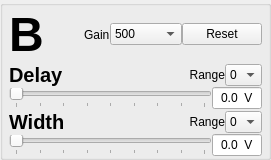
        <widget class="QGroupBox" name="groupBox_subchannel_B">
         <property name="minimumSize">
          <size>
           <width>270</width>
           <height>160</height>
          </size>
         </property>
         <property name="title">
          <string/>
         </property>
         <property name="flat">
          <bool>true</bool>
         </property>
         <layout class="QVBoxLayout" name="verticalLayout_8">
          <property name="spacing">
           <number>0</number>
          </property>
          <property name="leftMargin">
           <number>6</number>
          </property>
          <property name="topMargin">
           <number>0</number>
          </property>
          <property name="rightMargin">
           <number>6</number>
          </property>
          <property name="bottomMargin">
           <number>0</number>
          </property>
          <item>
           <layout class="QHBoxLayout" name="horizontalLayout_32">
            <item>
             <widget class="QLabel" name="label_24">
              <property name="font">
               <font>
                <pointsize>36</pointsize>
                <bold>true</bold>
               </font>
              </property>
              <property name="text">
               <string>B</string>
              </property>
             </widget>
            </item>
            <item>
             <spacer name="horizontalSpacer_39">
              <property name="orientation">
               <enum>Qt::Horizontal</enum>
              </property>
              <property name="sizeHint" stdset="0">
               <size>
                <width>40</width>
                <height>20</height>
               </size>
              </property>
             </spacer>
            </item>
            <item>
             <widget class="QLabel" name="label_psd_gain_a_2">
              <property name="text">
               <string>Gain</string>
              </property>
             </widget>
            </item>
            <item>
             <widget class="QComboBox" name="comboBox_psd_gain_b">
              <property name="minimumSize">
               <size>
                <width>72</width>
                <height>0</height>
               </size>
              </property>
              <item>
               <property name="text">
                <string>500</string>
               </property>
              </item>
              <item>
               <property name="text">
                <string>1000</string>
               </property>
              </item>
              <item>
               <property name="text">
                <string>2000</string>
               </property>
              </item>
              <item>
               <property name="text">
                <string>5000</string>
               </property>
              </item>
              <item>
               <property name="text">
                <string>10000</string>
               </property>
              </item>
              <item>
               <property name="text">
                <string>20000</string>
               </property>
              </item>
              <item>
               <property name="text">
                <string>50000</string>
               </property>
              </item>
              <item>
               <property name="text">
                <string>100000</string>
               </property>
              </item>
             </widget>
            </item>
            <item>
             <widget class="QPushButton" name="pushButton_psd_reset_subchannel_b">
              <property name="text">
               <string>Reset</string>
              </property>
             </widget>
            </item>
           </layout>
          </item>
          <item>
           <layout class="QVBoxLayout" name="verticalLayout_9">
            <item>
             <layout class="QHBoxLayout" name="horizontalLayout_36">
              <item>
               <widget class="QLabel" name="label_25">
                <property name="font">
                 <font>
                  <pointsize>15</pointsize>
                  <bold>true</bold>
                 </font>
                </property>
                <property name="text">
                 <string>Delay</string>
                </property>
               </widget>
              </item>
              <item>
               <spacer name="horizontalSpacer_40">
                <property name="orientation">
                 <enum>Qt::Horizontal</enum>
                </property>
                <property name="sizeHint" stdset="0">
                 <size>
                  <width>40</width>
                  <height>20</height>
                 </size>
                </property>
               </spacer>
              </item>
              <item>
               <widget class="QLabel" name="label_psd_delay_range_b">
                <property name="layoutDirection">
                 <enum>Qt::RightToLeft</enum>
                </property>
                <property name="text">
                 <string>Range</string>
                </property>
                <property name="alignment">
                 <set>Qt::AlignRight|Qt::AlignTrailing|Qt::AlignVCenter</set>
                </property>
               </widget>
              </item>
              <item>
               <widget class="QComboBox" name="comboBox_psd_delay_range_b">
                <property name="sizePolicy">
                 <sizepolicy hsizetype="Fixed" vsizetype="Fixed">
                  <horstretch>0</horstretch>
                  <verstretch>0</verstretch>
                 </sizepolicy>
                </property>
                <property name="minimumSize">
                 <size>
                  <width>10</width>
                  <height>0</height>
                 </size>
                </property>
                <property name="maximumSize">
                 <size>
                  <width>60</width>
                  <height>16777215</height>
                 </size>
                </property>
                <item>
                 <property name="text">
                  <string>0</string>
                 </property>
                </item>
                <item>
                 <property name="text">
                  <string>1</string>
                 </property>
                </item>
                <item>
                 <property name="text">
                  <string>2</string>
                 </property>
                </item>
                <item>
                 <property name="text">
                  <string>3</string>
                 </property>
                </item>
               </widget>
              </item>
             </layout>
            </item>
            <item>
             <layout class="QHBoxLayout" name="horizontalLayout_37">
              <item>
               <widget class="QSlider" name="horizontalSlider_psd_delay_dac_b">
                <property name="toolTip">
                 <string>Voltage Slider for PSD Delay DAC A</string>
                </property>
                <property name="maximum">
                 <number>1023</number>
                </property>
                <property name="singleStep">
                 <number>10</number>
                </property>
                <property name="pageStep">
                 <number>128</number>
                </property>
                <property name="orientation">
                 <enum>Qt::Horizontal</enum>
                </property>
                <property name="invertedControls">
                 <bool>false</bool>
                </property>
                <property name="tickPosition">
                 <enum>QSlider::TicksBelow</enum>
                </property>
                <property name="tickInterval">
                 <number>128</number>
                </property>
               </widget>
              </item>
              <item>
               <widget class="QLineEdit" name="text_psd_delay_dac_b">
                <property name="sizePolicy">
                 <sizepolicy hsizetype="MinimumExpanding" vsizetype="Fixed">
                  <horstretch>0</horstretch>
                  <verstretch>0</verstretch>
                 </sizepolicy>
                </property>
                <property name="minimumSize">
                 <size>
                  <width>21</width>
                  <height>0</height>
                 </size>
                </property>
                <property name="maximumSize">
                 <size>
                  <width>50</width>
                  <height>16777215</height>
                 </size>
                </property>
                <property name="baseSize">
                 <size>
                  <width>30</width>
                  <height>0</height>
                 </size>
                </property>
                <property name="inputMask">
                 <string>0.00 V</string>
                </property>
                <property name="text">
                 <string>0.0 V</string>
                </property>
                <property name="maxLength">
                 <number>6</number>
                </property>
                <property name="cursorPosition">
                 <number>6</number>
                </property>
                <property name="alignment">
                 <set>Qt::AlignCenter</set>
                </property>
                <property name="clearButtonEnabled">
                 <bool>false</bool>
                </property>
               </widget>
              </item>
             </layout>
            </item>
           </layout>
          </item>
          <item>
           <layout class="QVBoxLayout" name="verticalLayout_10">
            <item>
             <layout class="QHBoxLayout" name="horizontalLayout_38">
              <item>
               <widget class="QLabel" name="label_26">
                <property name="font">
                 <font>
                  <pointsize>15</pointsize>
                  <bold>true</bold>
                 </font>
                </property>
                <property name="text">
                 <string>Width</string>
                </property>
               </widget>
              </item>
              <item>
               <spacer name="horizontalSpacer_41">
                <property name="orientation">
                 <enum>Qt::Horizontal</enum>
                </property>
                <property name="sizeHint" stdset="0">
                 <size>
                  <width>40</width>
                  <height>20</height>
                 </size>
                </property>
               </spacer>
              </item>
              <item>
               <widget class="QLabel" name="label_psd_width_range_b">
                <property name="layoutDirection">
                 <enum>Qt::RightToLeft</enum>
                </property>
                <property name="text">
                 <string>Range</string>
                </property>
                <property name="alignment">
                 <set>Qt::AlignRight|Qt::AlignTrailing|Qt::AlignVCenter</set>
                </property>
               </widget>
              </item>
              <item>
               <widget class="QComboBox" name="comboBox_psd_width_range_b">
                <property name="sizePolicy">
                 <sizepolicy hsizetype="Fixed" vsizetype="Fixed">
                  <horstretch>0</horstretch>
                  <verstretch>0</verstretch>
                 </sizepolicy>
                </property>
                <property name="minimumSize">
                 <size>
                  <width>10</width>
                  <height>0</height>
                 </size>
                </property>
                <property name="maximumSize">
                 <size>
                  <width>60</width>
                  <height>16777215</height>
                 </size>
                </property>
                <item>
                 <property name="text">
                  <string>0</string>
                 </property>
                </item>
                <item>
                 <property name="text">
                  <string>1</string>
                 </property>
                </item>
                <item>
                 <property name="text">
                  <string>2</string>
                 </property>
                </item>
                <item>
                 <property name="text">
                  <string>3</string>
                 </property>
                </item>
               </widget>
              </item>
             </layout>
            </item>
            <item>
             <layout class="QHBoxLayout" name="horizontalLayout_39">
              <item>
               <widget class="QSlider" name="horizontalSlider_psd_width_dac_b">
                <property name="toolTip">
                 <string>Voltage Slider for PSD Delay DAC A</string>
                </property>
                <property name="maximum">
                 <number>1023</number>
                </property>
                <property name="singleStep">
                 <number>10</number>
                </property>
                <property name="pageStep">
                 <number>128</number>
                </property>
                <property name="orientation">
                 <enum>Qt::Horizontal</enum>
                </property>
                <property name="invertedControls">
                 <bool>false</bool>
                </property>
                <property name="tickPosition">
                 <enum>QSlider::TicksBelow</enum>
                </property>
                <property name="tickInterval">
                 <number>128</number>
                </property>
               </widget>
              </item>
              <item>
               <widget class="QLineEdit" name="text_psd_width_dac_b">
                <property name="sizePolicy">
                 <sizepolicy hsizetype="MinimumExpanding" vsizetype="Fixed">
                  <horstretch>0</horstretch>
                  <verstretch>0</verstretch>
                 </sizepolicy>
                </property>
                <property name="minimumSize">
                 <size>
                  <width>21</width>
                  <height>0</height>
                 </size>
                </property>
                <property name="maximumSize">
                 <size>
                  <width>50</width>
                  <height>16777215</height>
                 </size>
                </property>
                <property name="baseSize">
                 <size>
                  <width>30</width>
                  <height>0</height>
                 </size>
                </property>
                <property name="inputMask">
                 <string>0.00 V</string>
                </property>
                <property name="text">
                 <string>0.0 V</string>
                </property>
                <property name="maxLength">
                 <number>6</number>
                </property>
                <property name="cursorPosition">
                 <number>6</number>
                </property>
                <property name="alignment">
                 <set>Qt::AlignCenter</set>
                </property>
                <property name="clearButtonEnabled">
                 <bool>false</bool>
                </property>
               </widget>
              </item>
             </layout>
            </item>
           </layout>
          </item>
         </layout>
        </widget>
